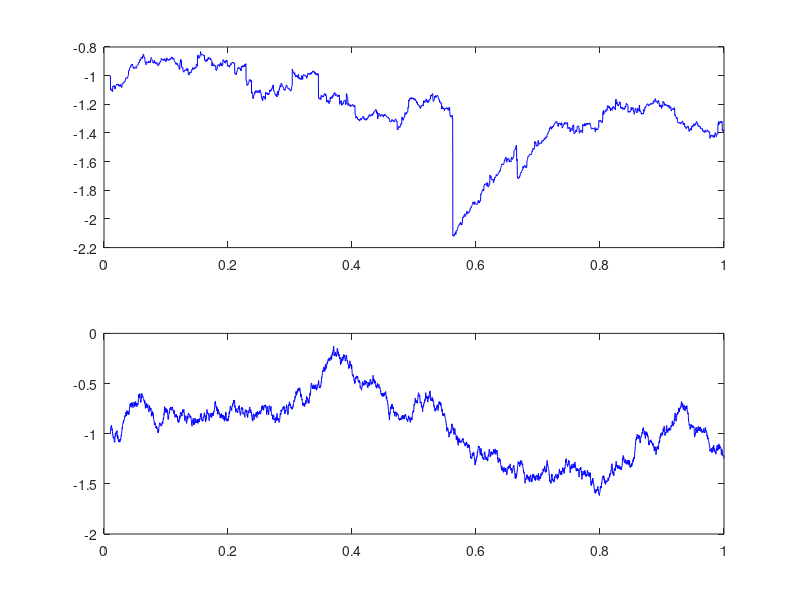

Reproduce this figure in MATLAB.
clear;
clc;
T=1;                                   %final time       
T0=0.01;
alpha=1.5;
h=1/160;
dt = 0.5*h^alpha; 
dtdx = dt/h;
t=T0:dt:T;
M=round((T-T0)/dt);

load Tem1evy15T1.mat;

Xt=zeros(M,1);
Yt=zeros(M,1);
Xt(1)=-1;
Yt(1)=-1;
for k=1:M-1
Xt(k+1)=Xt(k)+(Xt(k)-Xt(k)^3)*dt+Z1(k+1)-Z1(k);
Yt(k+1) = Yt(k) + cos(Xt(k))*dt + randn(1,1)*sqrt(dt);
end

save TemBM1o515T1 Yt
subplot(2,1,1)
 plot(t(2:end),Xt,'b')
% hold on
subplot(2,1,2)
plot(t(2:end),Yt,'b')